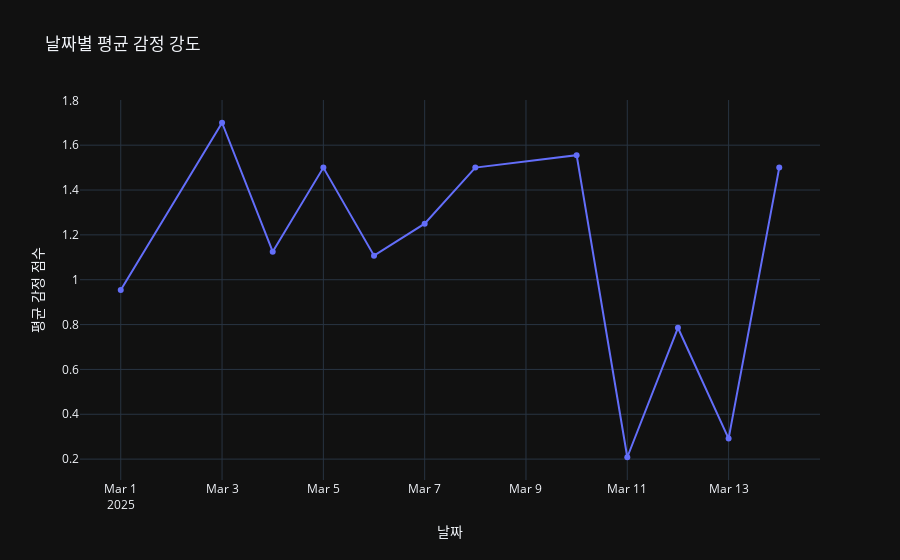

Here is the notebook cell this chart was saved with:
### Code cell
import pandas as pd
import plotly.express as px

def process_sentiment_data(input_csv):
    """
    CSV 파일에서 데이터를 읽어와 날짜별 감정 강도를 처리하는 함수.
    
    Parameters:
        input_csv (str): 입력 CSV 파일 경로
    
    Returns:
        df_intensity (DataFrame): 날짜별 평균 감정 강도 데이터프레임
    """
    # CSV 파일 읽기
    df = pd.read_csv(input_csv)
    
    # 감정을 숫자로 매핑 및 가중치 적용
    sentiment_mapping = {
        "Positive": lambda x: 2 if "price rise" in x.lower() else 1.5,
        "Neutral": lambda x: 0,
        "Negative": lambda x: -2 if "price drop" in x.lower() else -1.5
    }
    
    # 각 기사 내용에 따라 가중치 적용
    df["sentiment_score"] = df.apply(
        lambda row: sentiment_mapping[row["sentiment"]](row["content"]), axis=1
    )
    
    # 날짜 형식 변환
    df["date"] = pd.to_datetime(df["date"])
    
    
    # 날짜별 평균 감정 강도 계산
    df_intensity = df.groupby("date")["sentiment_score"].mean().reset_index()
    
    return df_intensity

def visualize_sentiment_data(df_intensity):
    """
    Plotly를 사용하여 날짜별 감정 비율과 강도를 시각화하는 함수.
    
    Parameters:
        df_intensity (DataFrame): 날짜별 평균 감정 강도 데이터프레임
    """
    
    # 평균 강도 시각화
    fig_intensity = px.line(
        df_intensity,
        x="date",
        y="sentiment_score",
        title="날짜별 평균 감정 강도",
        labels={"date": "날짜", "sentiment_score": "평균 감정 점수"},
        markers=True
    )
    
    fig_intensity.update_layout(template="plotly_dark")
    fig_intensity.show()

# 실행 코드
if __name__ == "__main__":
    input_csv_path = "cointelegraph_articles_with_sentiment.csv"  # 입력 CSV 파일 경로
    
    # 데이터 처리 및 시각화
    df_intensity = process_sentiment_data(input_csv=input_csv_path)
    visualize_sentiment_data(df_intensity)

### Figure 1 — Plotly figure (JSON) as saved in the notebook; plotly's stock layout.template omitted (floating-point values rounded to 4 significant figures)
{"data": [{"hovertemplate": "날짜=%{x}<br>평균 감정 점수=%{y}<extra></extra>", "legendgroup": "", "line": {"color": "#636efa", "dash": "solid"}, "marker": {"symbol": "circle"}, "mode": "lines+markers", "name": "", "orientation": "v", "showlegend": false, "type": "scatter", "x": ["2025-03-01T00:00:00.000000000", "2025-03-03T00:00:00.000000000", "2025-03-04T00:00:00.000000000", "2025-03-05T00:00:00.000000000", "2025-03-06T00:00:00.000000000", "2025-03-07T00:00:00.000000000", "2025-03-08T00:00:00.000000000", "2025-03-10T00:00:00.000000000", "2025-03-11T00:00:00.000000000", "2025-03-12T00:00:00.000000000", "2025-03-13T00:00:00.000000000", "2025-03-14T00:00:00.000000000"], "xaxis": "x", "y": [0.9545, 1.7, 1.125, 1.5, 1.107, 1.25, 1.5, 1.556, 0.2083, 0.7857, 0.2917, 1.5], "yaxis": "y"}], "layout": {"legend": {"tracegroupgap": 0}, "title": {"text": "날짜별 평균 감정 강도"}, "xaxis": {"anchor": "y", "domain": [0, 1], "title": {"text": "날짜"}}, "yaxis": {"anchor": "x", "domain": [0, 1], "title": {"text": "평균 감정 점수"}}}}
